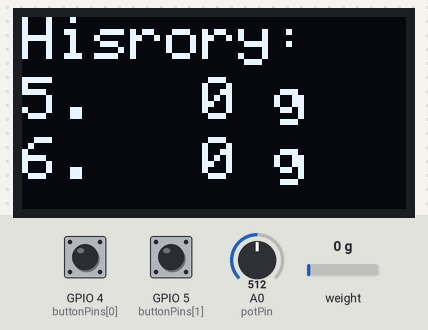
This sketch was run on a simulated ESP8266 (NodeMCU). Parts: 128×64 one-colour display. Wiring (inferred from the names in the program): HX711 load-cell converter: data GPIO 12; SCK GPIO 13. The inputs (shaded band) are chosen by the test bench; at power-on: A0 (potPin) = 512, GPIO 4 (buttonPins[0]) HIGH, GPIO 5 (buttonPins[1]) HIGH, weight on the scale 0 g. What the sketch prints to the serial monitor is not drawn.

Above: at 1.2 s.
1.3 s: A0 (potPin) set to 549
2.8 s: A0 (potPin) set to 566
At 4.1 s:
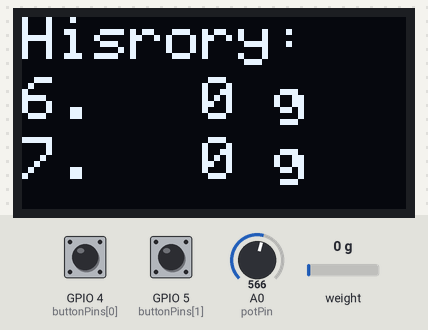
4.4 s: A0 (potPin) set to 51
At 5.7 s:
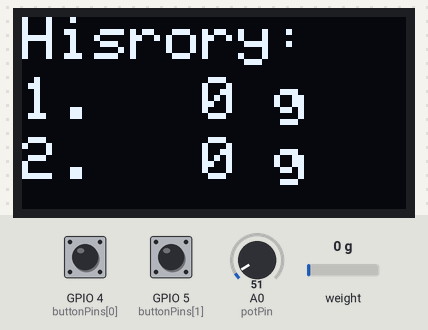
6.0 s: A0 (potPin) set to 43
At 7.3 s:
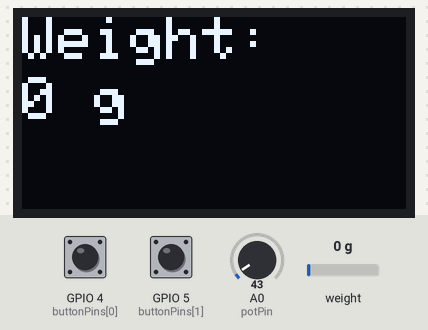
7.6 s: GPIO 4 (buttonPins[0]) pulled LOW for 0.25 s
At 8.1 s:
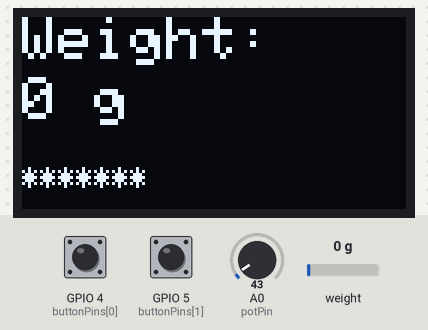
9.3 s: GPIO 4 (buttonPins[0]) pulled LOW for 1 s
At 11.0 s:
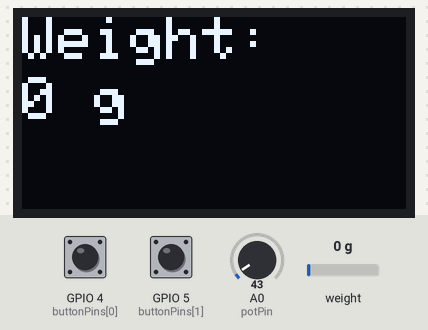
Timing chart, 0 to 12.5 s (numbered marks = the images above; inputs shaded):
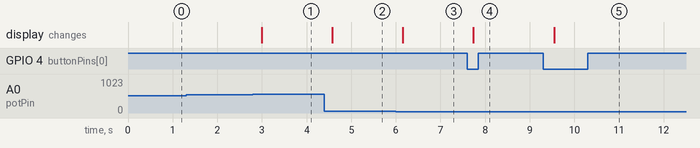

Measured:
- the behaviour switches between 557 and 558 on A0 (potPin) (found by bisection; images 0 and 1)
- the behaviour switches between 47 and 46 on A0 (potPin) (found by bisection; images 2 and 3)
- after the input at 1.3 s, every drawn part: stays the same
- after the input at 2.8 s, the display: changes after 0.19 s (image 1)
- after the input at 4.4 s, the display: changes after 0.17 s (image 2)
- after the input at 6.0 s, the display: changes after 0.15 s (image 3)
- after the input at 7.6 s, the display: changes after 0.13 s (image 4)
- after the input at 9.3 s, the display: changes after 0.24 s (image 5)

The sketch:

weight.ino
```cpp
#include <Wire.h>
#include <Adafruit_GFX.h>
#include <Adafruit_SSD1306.h>

#define SCREEN_WIDTH 128
#define SCREEN_HEIGHT 64
#define OLED_RESET    -1
Adafruit_SSD1306 display(SCREEN_WIDTH, SCREEN_HEIGHT, &Wire, OLED_RESET);

// HX711 引脚定义
#define HX711_SCK  13    // GPIO14 (D5)
#define HX711_DT   12    // GPIO12 (D6)

#define GapValue 400

const int potPin = A0;  // 定义模拟输入引脚 A0
int potValue = 0;       // 存储电位器读数的变量
long HX711_Buffer = 0;
long Weight_Maopi = 0, Weight_Shiwu = 0;
long e_weight=0;
int flag=0;
const int BUTTON_COUNT = 2;
const int buttonPins[BUTTON_COUNT] = {4, 5};  // D2, D5 on NodeMCU
volatile bool buttonPressed[BUTTON_COUNT] = {false, false};
volatile unsigned long lastDebounceTime[BUTTON_COUNT] = {0, 0};
long history[10]={0};
int j=0;
unsigned long debounceDelay = 50;  // 防抖动延迟时间（毫秒）
void ICACHE_RAM_ATTR handleInterrupt0() { handleInterrupt(0); }
void ICACHE_RAM_ATTR handleInterrupt1() { handleInterrupt(1); }

void handleInterrupt(int buttonIndex) {
  unsigned long currentTime = millis();
  if (currentTime - lastDebounceTime[buttonIndex] > debounceDelay) {
    buttonPressed[buttonIndex] = true;
    lastDebounceTime[buttonIndex] = currentTime;
  }
}

void Init_Hx711()
{
    pinMode(HX711_SCK, OUTPUT);
    pinMode(HX711_DT, INPUT);
}

void Get_Maopi()
{
    Weight_Maopi = HX711_Read();
}

long Get_Weight()
{
    HX711_Buffer = HX711_Read();
    Weight_Shiwu = HX711_Buffer;
    Weight_Shiwu = Weight_Shiwu - Weight_Maopi;                //获取实物的AD采样数值。
    Weight_Shiwu = (long)((float)Weight_Shiwu/GapValue);
    return Weight_Shiwu;
}

unsigned long HX711_Read(void)    //增益128
{
    unsigned long count;
    unsigned char i;

    digitalWrite(HX711_DT, HIGH);
    delayMicroseconds(1);

    digitalWrite(HX711_SCK, LOW);
    delayMicroseconds(1);

    count=0;
    while(digitalRead(HX711_DT));
    for(i=0;i<24;i++)
    {
        digitalWrite(HX711_SCK, HIGH);
        delayMicroseconds(1);
        count=count<<1;
        digitalWrite(HX711_SCK, LOW);
        delayMicroseconds(1);
        if(digitalRead(HX711_DT))
            count++;
    }
    digitalWrite(HX711_SCK, HIGH);
    count ^= 0x800000;
    delayMicroseconds(1);
    digitalWrite(HX711_SCK, LOW);
    delayMicroseconds(1);

    return(count);
}

void setup() {
    Serial.begin(115200);

    // 初始化 OLED
    Wire.begin(2, 14);  // SDA = GPIO4 (D2), SCL = GPIO5 (D1)
    if(!display.begin(SSD1306_SWITCHCAPVCC, 0x3C)) {
        Serial.println(F("SSD1306 allocation failed"));
        for(;;);
    }
    display.clearDisplay();
    display.setTextColor(WHITE);

    // 初始化 HX711
    Init_Hx711();
    Get_Maopi();  // 获取毛皮重量

    Serial.println("Setup completed");

    for (int i = 0; i < BUTTON_COUNT; i++) {
    pinMode(buttonPins[i], INPUT_PULLUP);
    }
    attachInterrupt(digitalPinToInterrupt(buttonPins[0]), handleInterrupt0, FALLING);
    attachInterrupt(digitalPinToInterrupt(buttonPins[1]), handleInterrupt1, FALLING);

}

void loop() {

  potValue = analogRead(potPin);
  int percentage = map(potValue, 0, 1023, 0, 100);
  if(percentage<5){
    long weight = Get_Weight();  // 获取重量
    for (int i = 0; i < BUTTON_COUNT; i++) {
      if (buttonPressed[i]) {
        Serial.print("按键 ");
        Serial.print(i + 1);
        Serial.println(" 被按下！");
        if(i==0){
        flag+=1;
        if(flag%2==1){
          e_weight=weight;
          display.setTextSize(2);
          display.setCursor(50,0);
          display.println("*******");
        }
        else{
          e_weight=0;
        }//去皮功能实现
        }
        if(i==1){
          if(flag%2==1){
            weight-=e_weight;
          }
          history[j]=weight;
          j+=1;
          if(j>9){
            for(int k=0;k<9;k++){
              history[k]=history[k+1];
              history[9]=weight;
              j=9;
            }
          }
        }
        buttonPressed[i] = false;
      }
    }
    // 显示重量
    if(flag%2==1){
       weight-=e_weight;
    }
    display.clearDisplay();
    display.setTextSize(2);
    display.setCursor(0,0);
    display.println("Weight:");
    display.setTextSize(2);
    display.setCursor(0,20);
    display.print(weight);
    display.println(" g");
    if(flag%2==1){
      display.setTextSize(1);
      display.setCursor(0,50);
      display.println("*******");
      }
    display.display();
  }
  else{
    int history_case=(percentage-5)/10;
    if(history_case<9){
    display.clearDisplay();
    display.setTextSize(2);
    display.setCursor(0,0);
    display.println("Hisrory:");
    display.setTextSize(2);
    display.setCursor(0,20);
    display.print(history_case+1);
    display.println(".");
    display.setCursor(60,20);
    display.print(history[history_case]);
    display.println(" g");
    display.setCursor(0,40);
    display.print(history_case+2);
    display.println(".");
    display.setCursor(60,40);
    display.print(history[history_case+1]);
    display.println(" g");
    display.display();
    }
  }
    delay(200);  // 每秒更新五次
}
```
